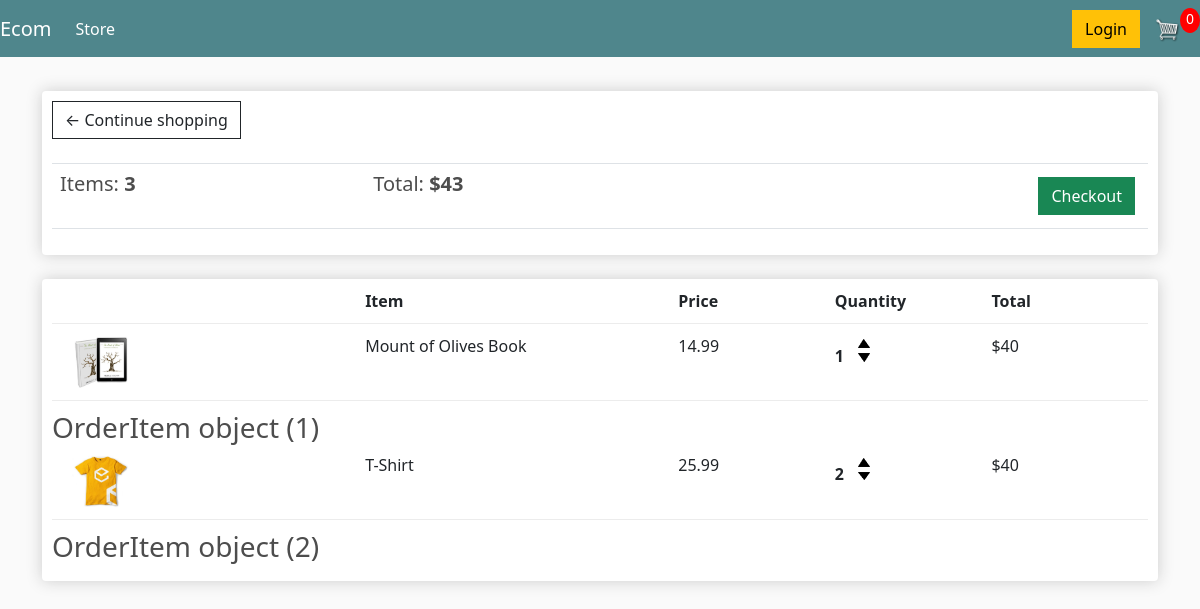
The app's page /cart/ (signed in) with its own data.
### store/models.py (models this page shows, shortened)
class OrderItem(models.Model):
    product = models.ForeignKey(Product, on_delete =models.SET_NULL, blank =True, null = True)
    order = models.ForeignKey(Order, on_delete = models.SET_NULL, blank =True, null = True)
    quantity = models.IntegerField(default = 0, blank = True, null = True)
    date_added = models.DateField(auto_now_add = True)

class Product(models.Model):
    name = models.CharField(max_length = 100, null = True)
    price = models.FloatField()
    digital = models.BooleanField(default = False, null = True, blank = False)
    image = models.ImageField(null=True,blank= True)
    @property
    def imageURL(self):
        try:
            url = self.image.url
        except:
            url = ''
        return url

### store/views.py (the view)
# urls.py: path('cart/', views.cart, name = 'cart'),
def cart(request):
    if request.user.is_authenticated:
        customer = request.user.customer
        order, created  = Order.objects.get_or_create(customer = customer, complete = False)
        items = order.orderitem_set.all()
    else:
        items = []
    context = {'items':items}
    return render(request, 'store/cart.html', context)

### store/templates/store/cart.html
{% extends 'store/main.html'%}
{% load static %}
{% block content %}
    <div class="row">
        <div class="col-lg-12">
            <div class="box-element">
                <a class="btn btn-outline-dark" href="{% url 'store'%}">&#x2190; Continue shopping</a>
                <br>
                <br>
                <table class="table">
                    <tr>
                        <th><h5>Items: <strong>3</strong></h5></th>
                        <th><h5>Total: <strong>$43</strong></h5></th>
                        <th>
                            <a href="{% url 'checkout'%}" class="btn btn-success" style="float: right; margin: 5px;">Checkout</a>
                        </th>
                    </tr>
                </table>
            </div>
            <br>
            <div class="box-element">
                <div class="cart-row">
                    <div style="flex: 2;"></div>
                    <div style="flex: 2;"><strong>Item</strong></div>
                    <div style="flex: 1;"><strong>Price</strong></div>
                    <div style="flex: 1;"><strong>Quantity</strong></div>
                    <div style="flex: 1;"><strong>Total</strong></div>
                </div>
                {% for item in items %}
                <div class="cart-row">
                    <div style="flex: 2;"><img class="row-image" src="{{item.product.imageURL}}" alt=""></div>
                    <div style="flex: 2;">{{item.product.name}}</div>
                    <div style="flex: 1;">{{item.product.price| floatformat:2}}</div>
                    <div style="flex: 1;">
                        <p class="quantity">{{item.quantity}}</p>
						<div class="quantity">
							<img class="chg-quantity" src="{% static  'images/arrow-up.png' %}">
							<img class="chg-quantity" src="{% static  'images/arrow-down.png' %}">
						</div>
                    </div>
                    <div style="flex: 1;">$40</div>
                </div>
                <h3>{{item}}</h3>
                {% endfor %}
            </div>
        </div>
    </div>
{% endblock %}

### static/css/main.css (style rules this page uses)
body { background-color: hsl(0, 0%, 98%); }
h1,h2,h3,h4,h5,h6 { color:hsl(0, 0%, 30%); }
.box-element { box-shadow:hsl(0, 0%, 80%) 0 0 16px; background-color: #fff; border-radius: 4px; padding: 10px; }
.col-lg-4, .col-lg-6, .col-lg-8, .col-lg-12 { margin-top: 10px; }
.btn { border-radius: 0; }
.row-image { width: 100px; }
.cart-row { display: flex; align-items: flex-stretch; padding-bottom: 10px; margin-bottom: 10px; border-bottom: 1px solid #ececec; }
.quantity { display: inline-block; font-weight: 700; padding-right:10px; }
.chg-quantity { width: 12px; cursor: pointer; display: block; margin-top: 5px; transition:.1s; }

### records on screen
OrderItem: product.imageURL (picture), product.name "Mount of Olives Book", product.price "14.99", quantity "1", id "OrderItem object (1)"
OrderItem: product.imageURL (picture), product.name "T-Shirt", product.price "25.99", quantity "2", id "OrderItem object (2)"
